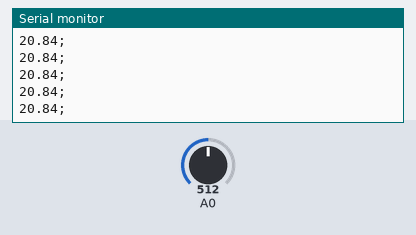
Bench run of a sketch on a simulated Arduino Uno, built with avr-gcc and run on an emulated ATmega328P. Shown: the last lines printed to the serial monitor. Inputs (shaded band) come from the test bench; at power-on: A0 = 512.

Above: at 1.2 s.
1.3 s: A0 set to 0
At 1.32 s:
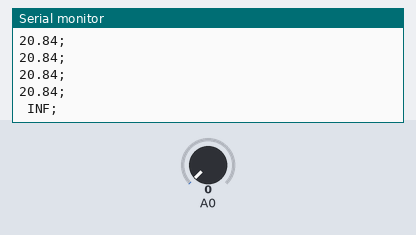
3.2 s: A0 set to 122
At 3.24 s:
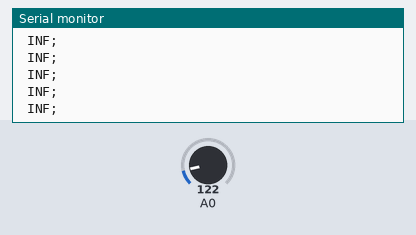

Measured:
- after the input at 1.3 s, the serial monitor: prints a new line at once (image 1)

The sketch:

sketch_avr.ino
```cpp
#include <Average.h>

// Reserve space for 10 entries in the average bucket.
// Change the type between < and > to change the entire way the library works.
Average<float> ave(10);

void setup() {
    Serial.begin(9600);
}

void loop() {
    int minat = 0;
    int maxat = 0;

    // Add a new random value to the bucket
    ave.push(60.37413 * pow(map(analogRead(A0), 0, 1023, 0, 5000) / 1000.0,  -1.16));
    Serial.println(ave.mean()+String(';'));

    delay(100);
}
```
